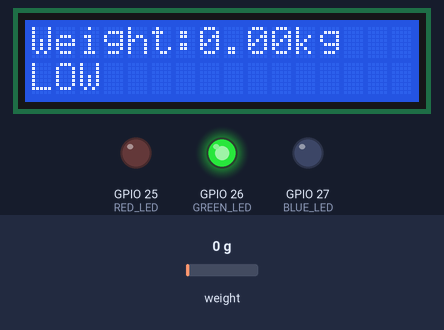
The program below on a simulated ESP32. Parts: 16×2 character LCD, output pins drawn as LEDs (lit = HIGH). Dashed ring = blinking. Inputs (shaded band) come from the test bench; at power-on: weight on the scale 0 g. WiFi joins after 1.5 s; servers stay silent unless stated.

Above: at 4.5 s.
4.6 s: weight on the scale set to 2 g
At 7.3 s:
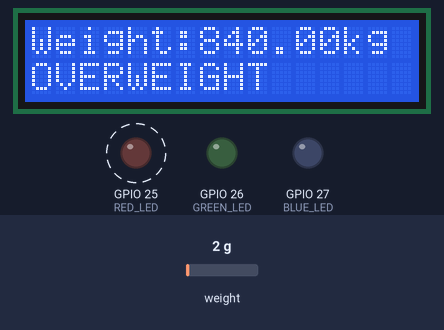
9.4 s: weight on the scale set to 100 g
At 10.13 s:
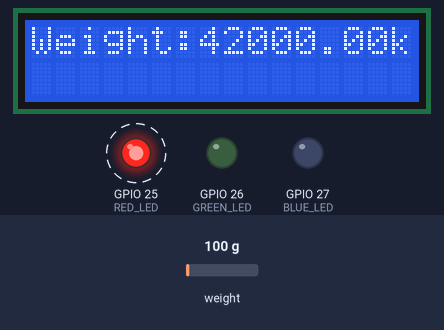
11.4 s: weight on the scale set to 1250 g
At 13.1 s:
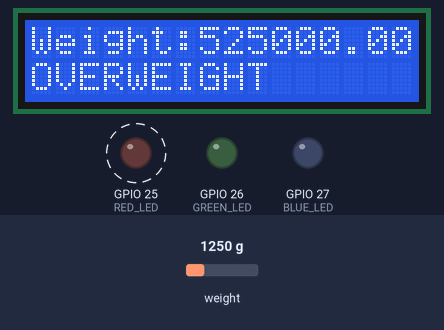
Timing chart, 0 to 19.4 s (numbered marks = the images above; inputs shaded):
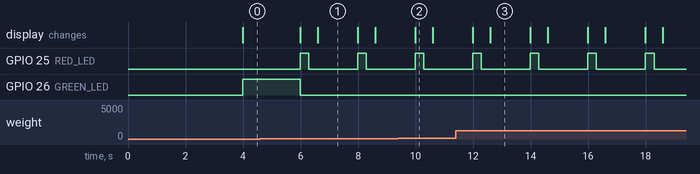

Measured:
- the behaviour switches between 0 and 1 g on weight on the scale (found by bisection; images 0 and 1)
- after the input at 4.6 s, GPIO 25 (RED_LED): alternates HIGH for 0.30 s and LOW for 1.7 s, starting after 1.4 s; GPIO 26 (GREEN_LED): HIGH → LOW after 1.4 s; the display: first changes after 1.4 s (image 1 shows a later state)
- after the input at 9.4 s, the display: changes after 0.59 s (image 2)
- after the input at 11.4 s, the display: first changes after 0.59 s (image 3 shows a later state)
- what the display in image 1 shows lasts 1.4 s, from 6.6 s to 8.0 s
- what the display in image 2 shows lasts 0.6 s, from 10.0 s to 10.6 s

The program:

main.cpp
```cpp
#define BLYNK_TEMPLATE_ID "TMPL68tp3Uqbx"
#define BLYNK_TEMPLATE_NAME "LB08 Task01"
#define BLYNK_AUTH_TOKEN "b-eGWP8gtiJazDjQcrCp76L1V6DfQGWF"

#include <Arduino.h>
#include <WiFi.h>
#include <BlynkSimpleEsp32.h>
#include <HX711.h>
#include <LiquidCrystal_I2C.h>

char ssid[] = "Wokwi-GUEST";
char pass[] = "";

#define DT_PIN 18
#define SCK_PIN 19

#define RED_LED 25
#define GREEN_LED 26
#define BLUE_LED 27

HX711 scale;
LiquidCrystal_I2C lcd(0x27, 16, 2);

BlynkTimer timer;

void sendData()
{
  // Example weight for simulation
  float weight = scale.get_units();

  String status = "";

  lcd.clear();
  lcd.setCursor(0,0);
  lcd.print("Weight:");
  lcd.print(weight);
  lcd.print("kg");

  // LOW LEVEL
  if(weight < 2)
  {
    digitalWrite(GREEN_LED, HIGH);
    digitalWrite(BLUE_LED, LOW);
    digitalWrite(RED_LED, LOW);

    status = "LOW";
  }

  // MEDIUM LEVEL
  else if(weight >= 2 && weight <= 5)
  {
    digitalWrite(GREEN_LED, LOW);
    digitalWrite(BLUE_LED, HIGH);
    digitalWrite(RED_LED, LOW);

    status = "MEDIUM";
  }

  // FULL LEVEL
  else if(weight > 5 && weight <= 7)
  {
    digitalWrite(GREEN_LED, LOW);
    digitalWrite(BLUE_LED, LOW);
    digitalWrite(RED_LED, HIGH);

    status = "FULL";
  }

  // OVERWEIGHT
  else
  {
    digitalWrite(GREEN_LED, LOW);
    digitalWrite(BLUE_LED, LOW);

    digitalWrite(RED_LED, HIGH);
    delay(300);
    digitalWrite(RED_LED, LOW);
    delay(300);

    status = "OVERWEIGHT";
  }

  lcd.setCursor(0,1);
  lcd.print(status);

  Blynk.virtualWrite(V0, weight);
  Blynk.virtualWrite(V1, status);
}

void setup()
{
  Serial.begin(115200);

  pinMode(RED_LED, OUTPUT);
  pinMode(GREEN_LED, OUTPUT);
  pinMode(BLUE_LED, OUTPUT);

  lcd.init();
  lcd.backlight();

  scale.begin(DT_PIN, SCK_PIN);

  Blynk.begin(BLYNK_AUTH_TOKEN, ssid, pass);

  timer.setInterval(2000L, sendData);
}

void loop()
{
  Blynk.run();
  timer.run();
}
```
